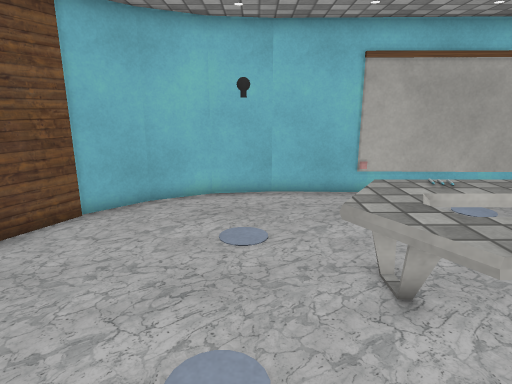
View 1 (above)

14 first-person views from a walk through a scene from a Unity 3-D project. The camera is 1.5 m above the floor, tilts 14° down and sees 75° across. The floor is counted in squares, 0.5 m on a side. Each view is taken from the middle of a square. On the plan, view 1 faces up. The plan holds only what a view shows up to about 20 squares ahead; the rest is blank. The player is left out. Some animated figures are left out. Some surface patterns are stand-ins.

View 2
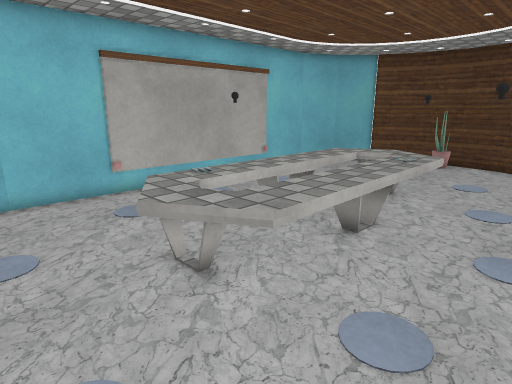

View 3
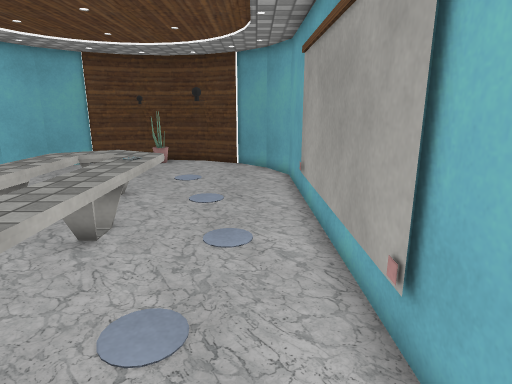

View 4
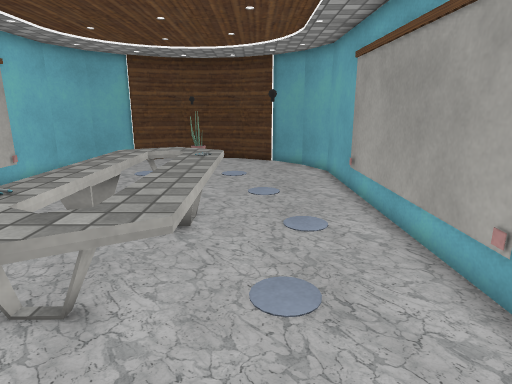

View 5
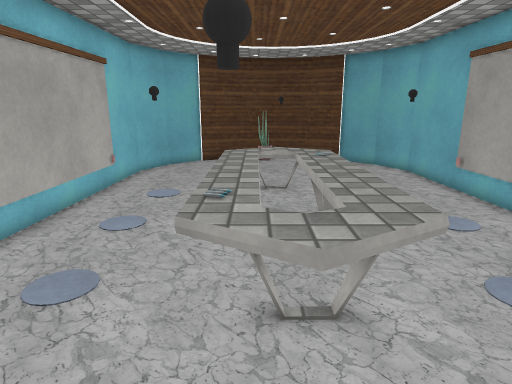

View 6
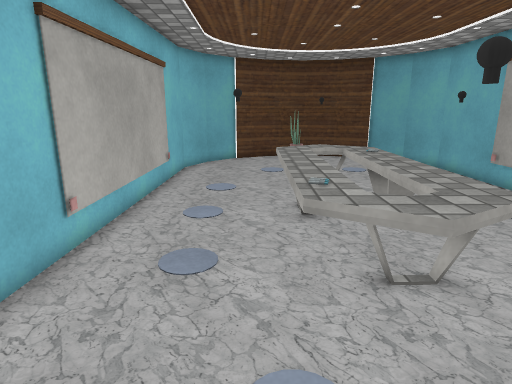

View 7
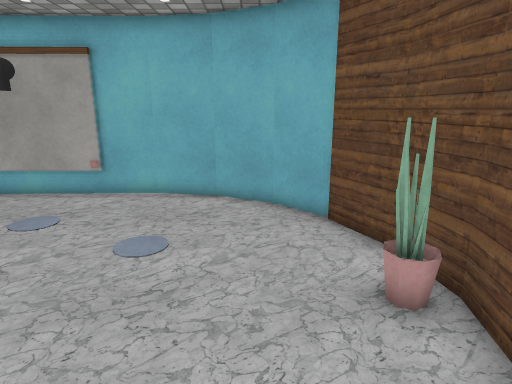

View 8
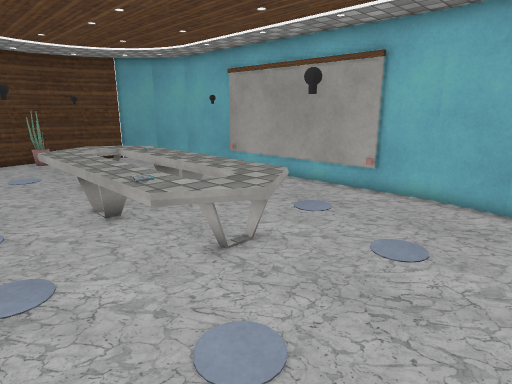

View 9
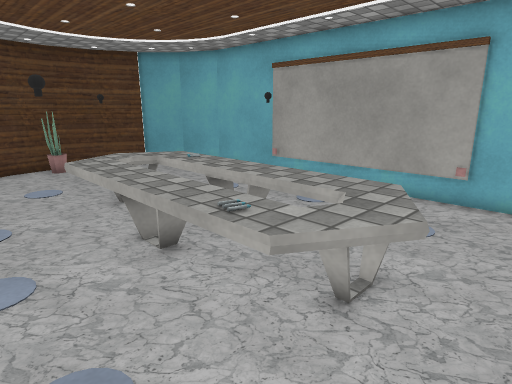

View 10
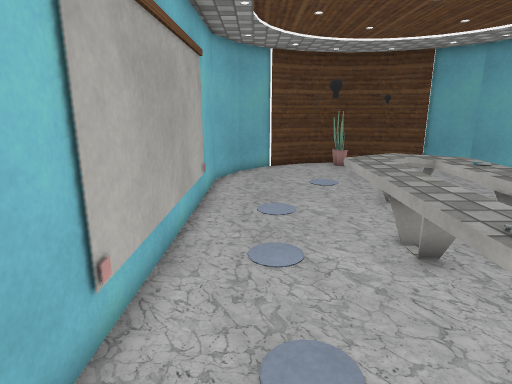

View 11
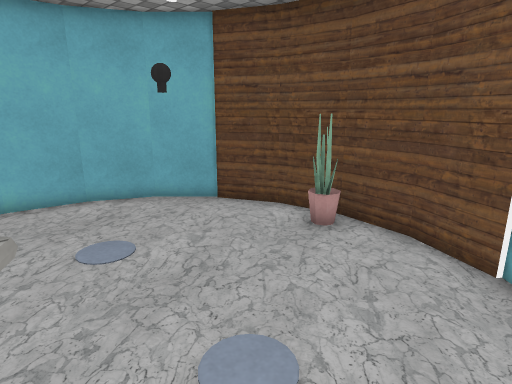

View 12
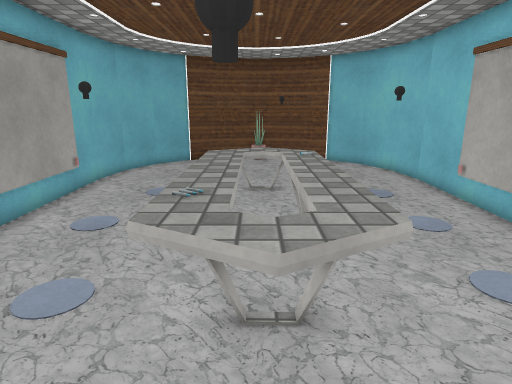

View 13
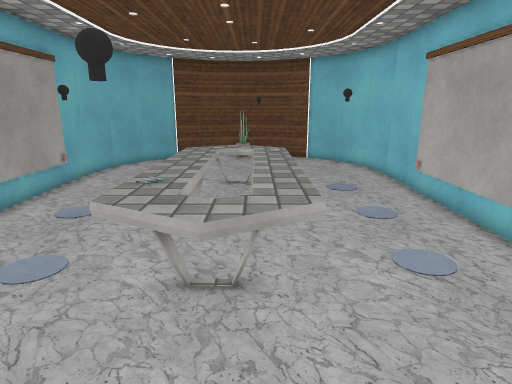

View 14
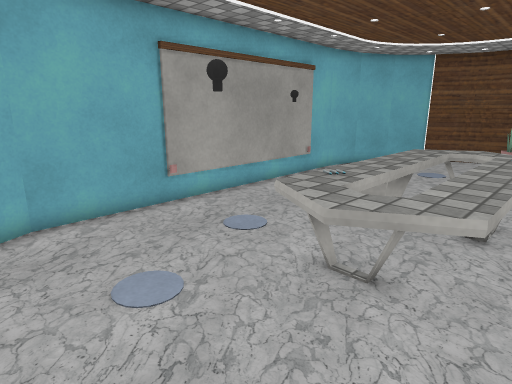

### Floor plan
Points are (right, up) in squares from view 1. A wall is a line through its corners. A room is listed if a view was taken in it or the views show most of it. See-through windows are left out.
Room 1 (views 1, 2, 3, 4, 5, 6, 7, 8, 9, 10, 11, 12, 13, 14)
walls: (10.5, -1.6) (14.4, -1.5) (16.4, -0.6) (18, 1.1); (0.5, -1.9) (3.6, -1.8); (0.6, 12.1) (-1.6, 11.8) (-3.5, 10.8) (-5.2, 9.2); (-5, 9.2) (-6, 7.2) (-6.3, 5.1) (-6, 3) (-5, 1.1); (-5.2, 1.1) (-3.6, -0.5) (-1.6, -1.5) (0.6, -1.9); (17.7, 1) (18.8, 3) (19.1, 5.1) (18.8, 7.2) (17.8, 9.2); (18, 9.2) (16.4, 10.8) (14.4, 11.8) (0.5, 12.1)
low walls: (4.5, -1.8) (5.6, -1.8)
objects: other object (-5, 5); other object (0, 6); other object (1, 3) to (12, 7); other object (4, -2); other object (6, -2) to (10, -2); other object (6, 12); other object (7, 8) to (7, 9); other object (8, 2); other object (13, 5); other object (18, 5)

Positions as (right, up) in squares from view 1, and headings:
1: (0, 0), facing up
2: (-1, 0), facing up-right
3: (-1, 0), facing right
4: (-2, 2), facing right
5: (-2, 6), facing right
6: (-3, 8), facing right
7: (-3, 10), facing down
8: (-3, 10), facing down-right
9: (0, 10), facing down-right
10: (0, 10), facing right
11: (2, 10), facing down-left
12: (15, 5), facing left
13: (16, 6), facing left
14: (16, 8), facing down-left
